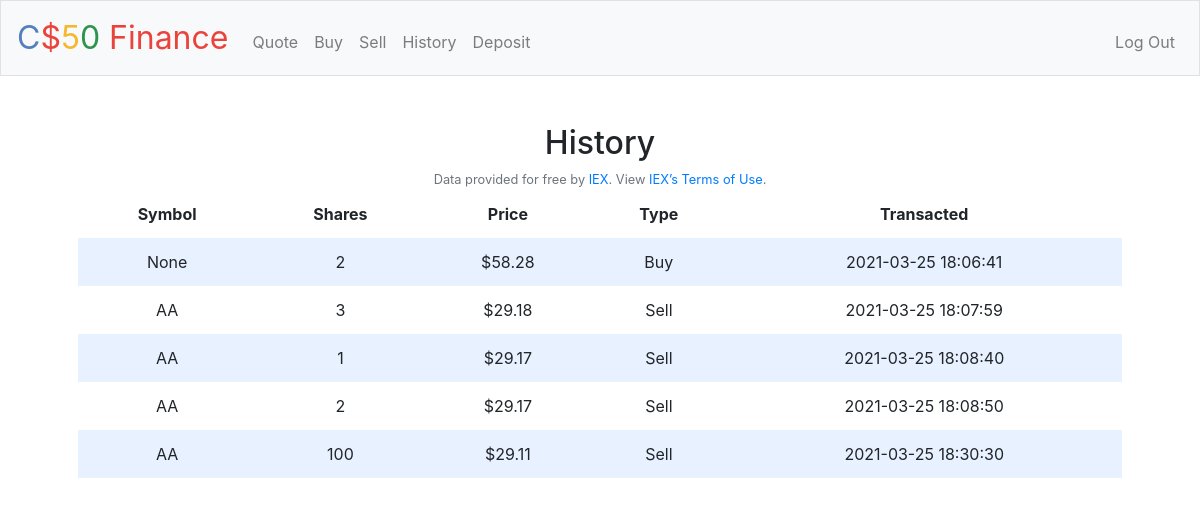
Page /history (signed in) on the committed database.
### tables this page shows
CREATE TABLE history (historyID INTEGER, id int, shares int, transaction_amount FLOAT, symbol varchar(255), company varchar(255), type varchar(255), time DATETIME, PRIMARY KEY (historyID), FOREIGN KEY (id) REFERENCES users(id));

### application.py (the view)
@app.route("/history")
@login_required
def history():
    history = db.execute("SELECT * FROM history WHERE id = ?", session["user_id"])
    return render_template("history.html", history=history)
    return apology("Failed to load page", 404)

### application.py (called while the page is built)
@app.after_request
def after_request(response):
    response.headers["Cache-Control"] = "no-cache, no-store, must-revalidate"
    response.headers["Expires"] = 0
    response.headers["Pragma"] = "no-cache"
    return response

### helpers.py (called while the page is built)
def login_required(f):
    @wraps(f)
    def decorated_function(*args, **kwargs):
        if session.get("user_id") is None:
            return redirect("/login")
        return f(*args, **kwargs)
    return decorated_function

### templates/history.html (shortened to what this page needs)
{% extends "layout.html" %}
{% block main %}
<div class="section">
    <h2>History</h2>
    <table>
        <thead>
            <tr>
                <th>Symbol</th>
                <th>Shares</th>
                <th>Price</th>
                <th>Type</th>
                <th>Transacted</th>
            </tr>
        </thead>
        <tbody>
        {% for value in history %}
            <tr>
                <td>{{ value.symbol }}</td>
                <td>{{ value.shares }}</td>
                <td>${{ value.transaction_amount }}</td>
                <td>{{ value.type }}</td>
                <td>{{ value.time }}</td>
            </tr>
        {% endfor %}
</div>
{% endblock %}

### templates/layout.html (shortened to what this page needs)
<!DOCTYPE html>
<html lang="en">
    <head>
        <link rel="stylesheet" href="https://cdn.jsdelivr.net/npm/bootstrap@4.5.3/dist/css/bootstrap.min.css">
        <link href="/static/styles.css" rel="stylesheet">
    </head>
    <body>
        <nav class="navbar navbar-expand-md navbar-light bg-light border">
            <a class="navbar-brand" href="/"><span class="blue">C</span><span class="red">$</span><span class="yellow">5</span><span class="green">0</span> <span class="red">Finance</span></a>
            <div class="collapse navbar-collapse" id="navbar">
                {% if session.user_id %}
                    <ul class="navbar-nav mr-auto mt-2">
                        <li class="nav-item"><a class="nav-link" href="/quote">Quote</a></li>
                        <li class="nav-item"><a class="nav-link" href="/buy">Buy</a></li>
                        <li class="nav-item"><a class="nav-link" href="/sell">Sell</a></li>
                        <li class="nav-item"><a class="nav-link" href="/history">History</a></li>
                        <li class="nav-item"><a class="nav-link" href="/deposit">Deposit</a></li>
                    </ul>
                    <ul class="navbar-nav ml-auto mt-2">
                        <li class="nav-item"><a class="nav-link" href="/logout">Log Out</a></li>
                    </ul>
                {% else %}
                    <ul class="navbar-nav ml-auto mt-2">
                        <li class="nav-item"><a class="nav-link" href="/register">Register</a></li>
                        <li class="nav-item"><a class="nav-link" href="/login">Log In</a></li>
                    </ul>
                {% endif %}
            </div>
        </nav>
        <main class="container p-5">
            {% block main %}{% endblock %}
        </main>
        <footer class="small text-center text-muted">
            Data provided for free by <a href="https://iextrading.com/developer">IEX</a>. View <a href="https://iextrading.com/api-exhibit-a/">IEX’s Terms of Use</a>.
        </footer>
    </body>
</html>

### static/styles.css (style rules this page uses)
nav .navbar-brand { font-size: xx-large; }
nav .navbar-brand .blue { color: #537fbe; }
nav .navbar-brand .red { color: #ea433b; }
nav .navbar-brand .yellow { color: #f5b82e; }
nav .navbar-brand .green { color: #2e944b; }
main { overflow-x: auto; text-align: center; }
table { background-color: transparent; margin-bottom: 1rem; width: 100%; }
table th, table td { padding: 0.75rem; vertical-align: middle; }
tbody tr:nth-of-type(odd) { background-color: rgb(179, 208, 255, 0.3) }

### rows in the picture
history: symbol "None", shares "2", transaction_amount "58.28", type "Buy", time "2021-03-25 18:06:41"
history: symbol "AA", shares "3", transaction_amount "29.18", type "Sell", time "2021-03-25 18:07:59"
history: symbol "AA", shares "1", transaction_amount "29.17", type "Sell", time "2021-03-25 18:08:40"
history: symbol "AA", shares "2", transaction_amount "29.17", type "Sell", time "2021-03-25 18:08:50"
history: symbol "AA", shares "100", transaction_amount "29.11", type "Sell", time "2021-03-25 18:30:30"
